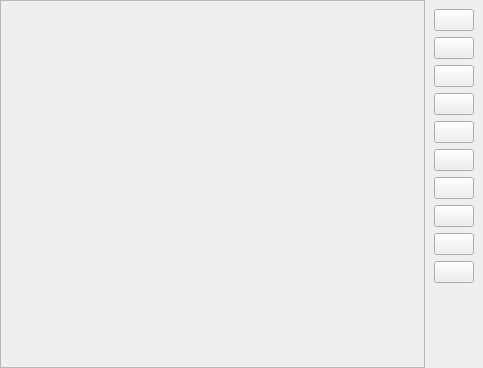
<?xml version="1.0" encoding="UTF-8"?>
<ui version="4.0">
 <class>PSWidget</class>
 <widget class="QWidget" name="PSWidget">
  <property name="geometry">
   <rect>
    <x>0</x>
    <y>0</y>
    <width>483</width>
    <height>368</height>
   </rect>
  </property>
  <property name="windowTitle">
   <string>Form</string>
  </property>
  <layout class="QHBoxLayout" name="horizontalLayout">
   <property name="spacing">
    <number>0</number>
   </property>
   <property name="margin">
    <number>0</number>
   </property>
   <item>
    <widget class="QScrollArea" name="scrollImage">
     <property name="widgetResizable">
      <bool>true</bool>
     </property>
     <widget class="QWidget" name="scrollAreaWidgetContents">
      <property name="geometry">
       <rect>
        <x>0</x>
        <y>0</y>
        <width>431</width>
        <height>364</height>
       </rect>
      </property>
      <layout class="QHBoxLayout" name="horizontalLayout_2">
       <property name="spacing">
        <number>0</number>
       </property>
       <property name="margin">
        <number>0</number>
       </property>
      </layout>
     </widget>
    </widget>
   </item>
   <item>
    <widget class="QWidget" name="panelButtons" native="true">
     <layout class="QVBoxLayout" name="verticalLayout">
      <item>
       <widget class="QPushButton" name="btnZoomIn">
        <property name="toolTip">
         <string>Increase plot resolution</string>
        </property>
        <property name="text">
         <string/>
        </property>
        <property name="icon">
         <iconset resource="../resources.qrc">
          <normaloff>:/icons/zoomin</normaloff>:/icons/zoomin</iconset>
        </property>
       </widget>
      </item>
      <item>
       <widget class="QPushButton" name="btnZoomOut">
        <property name="toolTip">
         <string>Lower plot resolution</string>
        </property>
        <property name="text">
         <string/>
        </property>
        <property name="icon">
         <iconset resource="../resources.qrc">
          <normaloff>:/icons/zoomout</normaloff>:/icons/zoomout</iconset>
        </property>
       </widget>
      </item>
      <item>
       <widget class="QPushButton" name="btn80dpi">
        <property name="toolTip">
         <string>Set plot resolution to 80 dpi (screen)</string>
        </property>
        <property name="text">
         <string/>
        </property>
        <property name="icon">
         <iconset resource="../resources.qrc">
          <normaloff>:/icons/80dpi</normaloff>:/icons/80dpi</iconset>
        </property>
       </widget>
      </item>
      <item>
       <widget class="QPushButton" name="btn150dpi">
        <property name="toolTip">
         <string>Set plot resolution to 150 dpi (on-line publication)</string>
        </property>
        <property name="text">
         <string/>
        </property>
        <property name="icon">
         <iconset resource="../resources.qrc">
          <normaloff>:/icons/150dpi</normaloff>:/icons/150dpi</iconset>
        </property>
       </widget>
      </item>
      <item>
       <widget class="QPushButton" name="btn300dpi">
        <property name="toolTip">
         <string>Set plot resolution to 300 dpi (printed b/w publication)</string>
        </property>
        <property name="text">
         <string/>
        </property>
        <property name="icon">
         <iconset resource="../resources.qrc">
          <normaloff>:/icons/300dpi</normaloff>:/icons/300dpi</iconset>
        </property>
       </widget>
      </item>
      <item>
       <widget class="QPushButton" name="btn600dpi">
        <property name="toolTip">
         <string>Set plot resolution to 600 dpi (printed color publication)</string>
        </property>
        <property name="text">
         <string/>
        </property>
        <property name="icon">
         <iconset resource="../resources.qrc">
          <normaloff>:/icons/600dpi</normaloff>:/icons/600dpi</iconset>
        </property>
       </widget>
      </item>
      <item>
       <widget class="QPushButton" name="btnSnapshot">
        <property name="toolTip">
         <string>Copy plot image to clipboard</string>
        </property>
        <property name="text">
         <string/>
        </property>
        <property name="icon">
         <iconset resource="../resources.qrc">
          <normaloff>:/icons/snapshot</normaloff>:/icons/snapshot</iconset>
        </property>
       </widget>
      </item>
      <item>
       <widget class="QPushButton" name="btnCrossHairs">
        <property name="toolTip">
         <string>show/hide crosshairs</string>
        </property>
        <property name="text">
         <string/>
        </property>
        <property name="icon">
         <iconset resource="../resources.qrc">
          <normaloff>:/icons/crosshairs16</normaloff>:/icons/crosshairs16</iconset>
        </property>
       </widget>
      </item>
      <item>
       <widget class="QPushButton" name="btnChangeSettings">
        <property name="toolTip">
         <string>Change parameters...</string>
        </property>
        <property name="text">
         <string/>
        </property>
        <property name="icon">
         <iconset resource="../resources.qrc">
          <normaloff>:/icons/setting16</normaloff>:/icons/setting16</iconset>
        </property>
       </widget>
      </item>
      <item>
       <widget class="QPushButton" name="btnSavePlot">
        <property name="toolTip">
         <string>Save plot</string>
        </property>
        <property name="text">
         <string/>
        </property>
        <property name="icon">
         <iconset resource="../resources.qrc">
          <normaloff>:/icons/save16</normaloff>:/icons/save16</iconset>
        </property>
       </widget>
      </item>
      <item>
       <spacer name="verticalSpacer">
        <property name="orientation">
         <enum>Qt::Vertical</enum>
        </property>
        <property name="sizeHint" stdset="0">
         <size>
          <width>20</width>
          <height>40</height>
         </size>
        </property>
       </spacer>
      </item>
     </layout>
    </widget>
   </item>
  </layout>
 </widget>
 <resources>
  <include location="../resources.qrc"/>
 </resources>
 <connections>
  <connection>
   <sender>btnZoomIn</sender>
   <signal>clicked()</signal>
   <receiver>PSWidget</receiver>
   <slot>onIncreasePlotResolution()</slot>
   <hints>
    <hint type="sourcelabel">
     <x>459</x>
     <y>20</y>
    </hint>
    <hint type="destinationlabel">
     <x>241</x>
     <y>175</y>
    </hint>
   </hints>
  </connection>
  <connection>
   <sender>btnZoomOut</sender>
   <signal>clicked()</signal>
   <receiver>PSWidget</receiver>
   <slot>onDecreasePlotResolution()</slot>
   <hints>
    <hint type="sourcelabel">
     <x>459</x>
     <y>50</y>
    </hint>
    <hint type="destinationlabel">
     <x>241</x>
     <y>175</y>
    </hint>
   </hints>
  </connection>
  <connection>
   <sender>btnSnapshot</sender>
   <signal>clicked()</signal>
   <receiver>PSWidget</receiver>
   <slot>onTakeSnapshot()</slot>
   <hints>
    <hint type="sourcelabel">
     <x>473</x>
     <y>212</y>
    </hint>
    <hint type="destinationlabel">
     <x>241</x>
     <y>175</y>
    </hint>
   </hints>
  </connection>
  <connection>
   <sender>btn80dpi</sender>
   <signal>clicked()</signal>
   <receiver>PSWidget</receiver>
   <slot>onSetPlotRes80dpi()</slot>
   <hints>
    <hint type="sourcelabel">
     <x>459</x>
     <y>80</y>
    </hint>
    <hint type="destinationlabel">
     <x>241</x>
     <y>175</y>
    </hint>
   </hints>
  </connection>
  <connection>
   <sender>btn150dpi</sender>
   <signal>clicked()</signal>
   <receiver>PSWidget</receiver>
   <slot>onSetPlotRes150dpi()</slot>
   <hints>
    <hint type="sourcelabel">
     <x>459</x>
     <y>110</y>
    </hint>
    <hint type="destinationlabel">
     <x>241</x>
     <y>175</y>
    </hint>
   </hints>
  </connection>
  <connection>
   <sender>btn300dpi</sender>
   <signal>clicked()</signal>
   <receiver>PSWidget</receiver>
   <slot>onSetPlotRes300dpi()</slot>
   <hints>
    <hint type="sourcelabel">
     <x>459</x>
     <y>140</y>
    </hint>
    <hint type="destinationlabel">
     <x>241</x>
     <y>175</y>
    </hint>
   </hints>
  </connection>
  <connection>
   <sender>btn600dpi</sender>
   <signal>clicked()</signal>
   <receiver>PSWidget</receiver>
   <slot>onSetPlotRes600dpi()</slot>
   <hints>
    <hint type="sourcelabel">
     <x>459</x>
     <y>170</y>
    </hint>
    <hint type="destinationlabel">
     <x>241</x>
     <y>175</y>
    </hint>
   </hints>
  </connection>
  <connection>
   <sender>btnChangeSettings</sender>
   <signal>clicked()</signal>
   <receiver>PSWidget</receiver>
   <slot>onChangeParameters()</slot>
   <hints>
    <hint type="sourcelabel">
     <x>473</x>
     <y>272</y>
    </hint>
    <hint type="destinationlabel">
     <x>241</x>
     <y>175</y>
    </hint>
   </hints>
  </connection>
  <connection>
   <sender>btnSavePlot</sender>
   <signal>clicked()</signal>
   <receiver>PSWidget</receiver>
   <slot>onSavePlot()</slot>
   <hints>
    <hint type="sourcelabel">
     <x>473</x>
     <y>302</y>
    </hint>
    <hint type="destinationlabel">
     <x>486</x>
     <y>363</y>
    </hint>
   </hints>
  </connection>
  <connection>
   <sender>btnCrossHairs</sender>
   <signal>clicked()</signal>
   <receiver>PSWidget</receiver>
   <slot>onShowHideCrossHairs()</slot>
   <hints>
    <hint type="sourcelabel">
     <x>456</x>
     <y>234</y>
    </hint>
    <hint type="destinationlabel">
     <x>487</x>
     <y>312</y>
    </hint>
   </hints>
  </connection>
 </connections>
 <slots>
  <slot>onIncreasePlotResolution()</slot>
  <slot>onDecreasePlotResolution()</slot>
  <slot>onTakeSnapshot()</slot>
  <slot>onSetPlotRes80dpi()</slot>
  <slot>onSetPlotRes150dpi()</slot>
  <slot>onSetPlotRes300dpi()</slot>
  <slot>onSetPlotRes600dpi()</slot>
  <slot>onChangeParameters()</slot>
  <slot>onSavePlot()</slot>
  <slot>onShowHideCrossHairs()</slot>
 </slots>
</ui>
